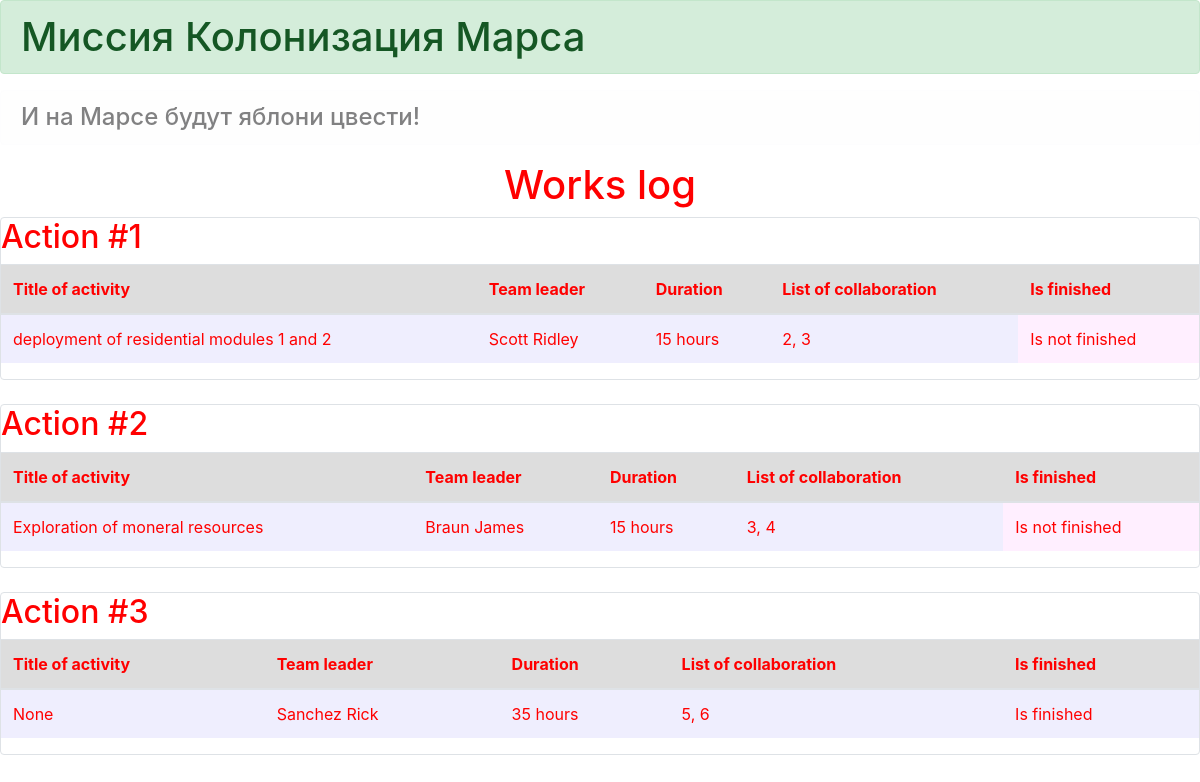
The page / on the database its author committed.
### data/jobs.py (models this page shows, shortened)
class Jobs(SqlAlchemyBase):
    __tablename__ = 'jobs'
    id = sqlalchemy.Column(sqlalchemy.Integer,
                           primary_key=True, autoincrement=True)
    team_leader = sqlalchemy.Column(sqlalchemy.Integer, sqlalchemy.ForeignKey("users.id"),
                                    nullable=True, )
    job = sqlalchemy.Column(sqlalchemy.String, nullable=True)
    work_size = sqlalchemy.Column(sqlalchemy.Integer, nullable=True)
    collaborators = sqlalchemy.Column(sqlalchemy.String, nullable=True)
    start_date = sqlalchemy.Column(sqlalchemy.DateTime,
                                   default=datetime.datetime.now)
    end_date = sqlalchemy.Column(sqlalchemy.DateTime)
    is_finished = sqlalchemy.Column(sqlalchemy.Boolean, nullable=True)

### data/users.py (models this page shows, shortened)
class User(SqlAlchemyBase):
    __tablename__ = 'users'
    id = sqlalchemy.Column(sqlalchemy.Integer,
                           primary_key=True, autoincrement=True)
    surname = sqlalchemy.Column(sqlalchemy.String, nullable=True)
    name = sqlalchemy.Column(sqlalchemy.String, nullable=True)
    age = sqlalchemy.Column(sqlalchemy.String, nullable=True)
    position = sqlalchemy.Column(sqlalchemy.String, nullable=True)
    speciality = sqlalchemy.Column(sqlalchemy.String, nullable=True)
    address = sqlalchemy.Column(sqlalchemy.String, nullable=True)
    email = sqlalchemy.Column(sqlalchemy.String,
                              index=True, unique=True, nullable=True)
    hashed_password = sqlalchemy.Column(sqlalchemy.String, nullable=True)
    modified_date = sqlalchemy.Column(sqlalchemy.DateTime,
                                      default=datetime.datetime.now)

### main.py (the view)
@app.route("/")
def index():
    session = db_session.create_session()
    job = session.query(Jobs, User).filter(User.id == Jobs.team_leader)
    return render_template("jobs.html", jobss=job)

### data/db_session.py (called while the page is built)
def create_session() -> Session:
    global __factory
    return __factory()

### templates/jobs.html
{% extends "base.html" %}
{% block content %}
<h1 align="center">Works log</h1>
{% for jobs in jobss%}
<div class="col-md6 border rounded">
    <h2>Action #{{loop.index}}</h2>
    <table class="table">
        <thead>
        <tr style="background: #ddd;">
            <th scope="col">Title of activity</th>
            <th scope="col">Team leader</th>
            <th scope="col">Duration</th>
            <th scope="col">List of collaboration</th>
            <th scope="col">Is finished</th>
        </tr>
        </thead>
        <tbody>
        <tr style="background: #EFEEFE;">
            <td>{{jobs[0].job}}</td>
            <td>{{jobs[1].surname}} {{jobs[1].name}}</td>
            <td>{{jobs[0].work_size}} hours</td>
            <td>{{jobs[0].collaborators}}</td>
            {% if jobs[0].is_finished == False %}
            <td style="background: #FFEFFF;">Is not finished</td>
            {%else%}
            <td>Is finished</td>
            {%endif%}
        </tr>
        </tbody>
    </table>
</div>
<br>
{% endfor %}
{% endblock %}

### templates/base.html (shortened to what this page needs)
<!doctype html>
<html lang="en">
<head>
    <link rel="stylesheet"
          href="https://stackpath.bootstrapcdn.com/bootstrap/4.4.1/css/bootstrap.min.css"
>
    <link rel="stylesheet" href='/static/css/style.css'>
</head>
<body>
<h1 class="alert alert-success" role="alert">Миссия Колонизация Марса</h1>
<h4 class="alert alert-light" role="alert">И на Марсе будут яблони цвести!</h4>
{% block content %}{% endblock %}
</body>
</html>

### static/css/style.css (style rules this page uses)
* { color:red; }

### rows shown on the page
Jobs: job "deployment of residential modules 1 and 2", surname "Scott", name "Ridley", work_size "15", collaborators "2, 3", is_finished "Is not finished"
Jobs: job "Exploration of moneral resources", surname "Braun", name "James", work_size "15", collaborators "3, 4", is_finished "Is not finished"
Jobs: job "None", surname "Sanchez", name "Rick", work_size "35", collaborators "5, 6", is_finished "Is finished"
